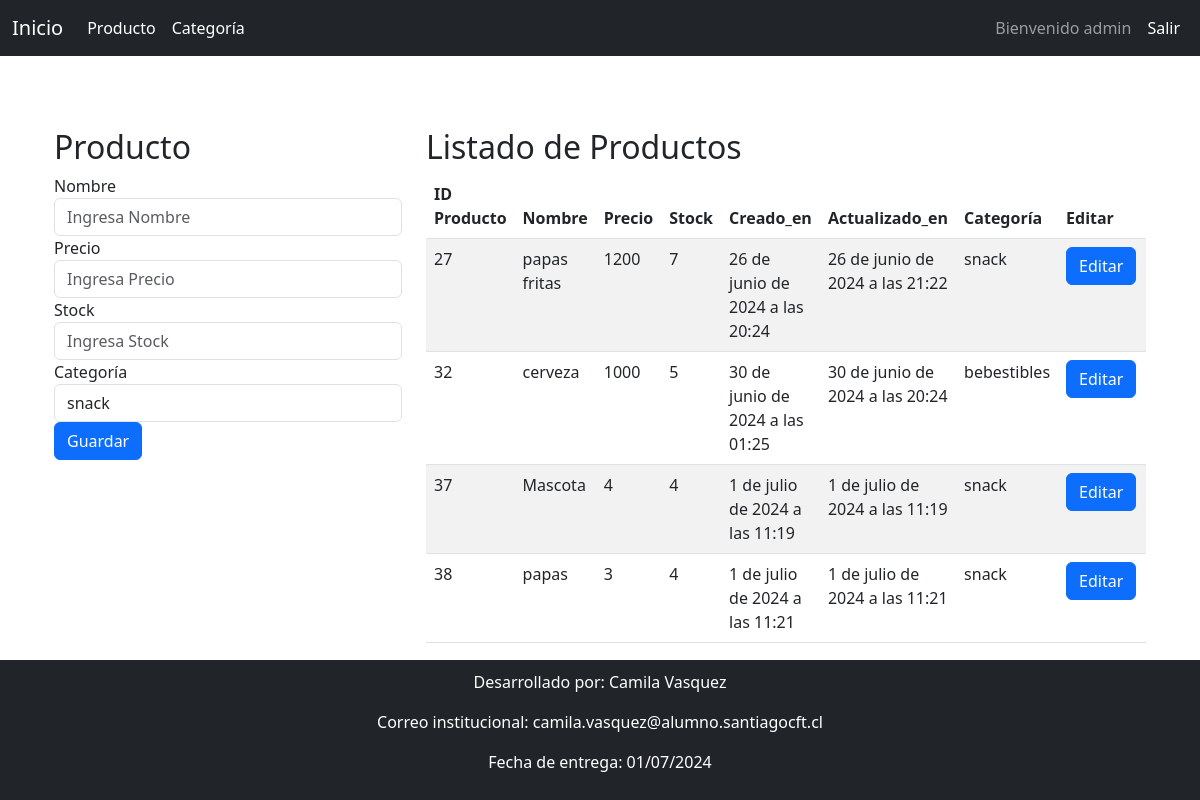
The app's page /producto/ (signed in) with its own data.
### producto/models.py (models this page shows, shortened)
class Producto(models.Model):
    id_producto = models.AutoField(primary_key=True)  # Campo ID autoincremental
    nombre = models.CharField(max_length=20) # Campo nombre para almacenar el nombre del producto con una longitud máxima de 20 caracteres
    precio = models.IntegerField(default=0) # Campo precio para almacenar el precio del producto, con valor por defecto de 0
    stock = models.IntegerField(default=0)  # Campo stock para almacenar la cantidad de productos disponibles, con valor por defecto de 0
    creado_en = models.DateTimeField(auto_now_add=True)  # Campo creado_en que almacena la fecha y hora en la que se creó el producto, se establece automáticamente al crear el registro
    actualizado_en = models.DateTimeField(auto_now=True)  # Campo actualizado_en que almacena la fecha y hora en la que se actualizó el producto por última vez, se actualiza automáticamente al guardar el registro
    categoria = models.ForeignKey(Categoria,on_delete=models.CASCADE) # on_delete=models.CASCADE asegura que si se elimina una categoría, también se eliminarán sus productos asociados

### categoria/models.py (models this page shows)
class Categoria(models.Model):
    id_categoria = models.AutoField(primary_key=True) # Campo ID autoincremental
    nombre = models.CharField(max_length=20) # Campo nombre con longitud máxima de 20 caracteres
    descripcion = models.CharField(max_length=20)  # Campo descripción con longitud máxima de 20 caracteres
    def __str__(self): # Devuelve el nombre de la categoría al convertir el objeto a cadena
        return self.nombre

### producto/views.py (the view)
# urls.py: path('',views.ProductoL, name="producto"), # Ruta para la vista que lista los productos
def ProductoL(request):
    try:
        producto = Producto.objects.all()
        Lcategoria=Categoria.objects.all()
        return render (request,'producto.html', context={'productos':producto,'Lcategoria':Lcategoria})
    except Exception as e:
            messages.error(request, e)

### producto/templates/producto.html (shortened to what this page needs)
{% extends 'base.html' %}
{% block content %}
<div class="container mt-5">
    <div class="row">
        <div class="col-md-4">
            <h2>Producto</h2>
            <form action="Guardar_producto/" method="POST">
                <div class="form-group">
                    <label for="nombre">Nombre</label>
                    <input type="text" class="form-control" id="nombre" name="nombre" placeholder="Ingresa Nombre" required>
                </div>
                <div class="form-group">
                    <label for="precio">Precio</label>
                    <input type="number" class="form-control" id="precio" name="precio" placeholder="Ingresa Precio">
                </div>
                <div class="form-group">
                    <label for="stock">Stock</label>
                    <input type="number" class="form-control" id="stock" name="stock" placeholder="Ingresa Stock" required>
                </div>
                <div class="form-group">
                    <label for="categoria">Categoría</label>
                    <select class="form-control" id="categoria" name="categoria" required>
                        {% for categoria in Lcategoria %}
                        <option value="{{ categoria.id_categoria }}">{{ categoria.nombre }}</option>
                        {% endfor %}
                    </select>
                </div>
                <button type="submit" class="btn btn-primary">Guardar</button>
            </form>
        </div>
        <div class="col-md-8">
            <h2>Listado de Productos</h2>
            <div class="table-responsive">
                <table class="table table-striped">
                    <thead>
                        <tr>
                            <th scope="col">ID Producto</th>
                            <th scope="col">Nombre</th>
                            <th scope="col">Precio</th>
                            <th scope="col">Stock</th>
                            <th scope="col">Creado_en</th>
                            <th scope="col">Actualizado_en</th>
                            <th scope="col">Categoría</th>
                            <th scope="col">Editar</th>
                        </tr>
                    </thead>
                    <tbody>
                        {% for producto in productos %}
                        <tr>
                            <td>{{ producto.id_producto }}</td>
                            <td>{{ producto.nombre }}</td>
                            <td>{{ producto.precio }}</td>
                            <td>{{ producto.stock }}</td>
                            <td>{{ producto.creado_en }}</td>
                            <td>{{ producto.actualizado_en}}</td>
                            <td>{{ producto.categoria }}</td>
                            <td class="text-center">
                                <a href="Editar_producto/{{ producto.id_producto }}" class="btn btn-primary btn-md">Editar</a>
                            </td>
                        </tr>
                        {% endfor %}
                    </tbody>
                </table>
            </div>
        </div>
    </div>
</div>
{% endblock content %}

### templates/base.html (shortened to what this page needs)
<!DOCTYPE html>
<html lang="es">
<head>
    <link href="https://cdn.jsdelivr.net/npm/bootstrap@5.3.0/dist/css/bootstrap.min.css" rel="stylesheet">
</head>
<body>
<nav class="navbar navbar-expand-lg navbar-dark bg-dark">
    <div class="container-fluid">
        <a class="navbar-brand" href="{% url 'home' %}">Inicio</a>
        <div class="collapse navbar-collapse" id="navbarNav">
            {% if user.is_authenticated %}
            <ul class="navbar-nav me-auto">
                <li class="nav-item">
                    <a class="nav-link active" href="{% url 'producto' %}">Producto</a>
                </li>
                <li class="nav-item">
                    <a class="nav-link active" href="{% url 'categoria' %}">Categoría</a>
                </li>
            </ul>
            <ul class="navbar-nav ms-auto">
                <li class="nav-item d-flex align-items-center">
                    <span class="navbar-text me-2">
                        Bienvenido {{ user }}
                    </span>
                </li>
                <li class="nav-item">
                    <a class="nav-link active" href="{% url 'logout' %}">Salir</a>
                </li>
            </ul>
            {% endif %}
        </div>
    </div>
</nav>
<div class="container mt-4">
    {% block content %}
    {% endblock %}
</div>
<footer class="bg-dark text-white text-center mt-auto">
    <p>Desarrollado por: Camila Vasquez</p>
    <p>Correo institucional: camila.vasquez@alumno.santiagocft.cl</p>
    <p>Fecha de entrega: 01/07/2024</p>
</footer>
</body>
</html>

### templates/base.html (style rules this page uses)
body { display: flex; flex-direction: column; min-height: 100vh; }
footer { position: relative; bottom: 0; width: 100%; padding: 10px 0; }

### records on screen
Producto: id_producto "27", nombre "papas fritas", precio "1200", stock "7", creado_en "26 de junio de 2024 a las 20:24", actualizado_en "26 de junio de 2024 a las 21:22", categoria "snack"
Producto: id_producto "32", nombre "cerveza", precio "1000", stock "5", creado_en "30 de junio de 2024 a las 01:25", actualizado_en "30 de junio de 2024 a las 20:24", categoria "bebestibles"
Producto: id_producto "37", nombre "Mascota", precio "4", stock "4", creado_en "1 de julio de 2024 a las 11:19", actualizado_en "1 de julio de 2024 a las 11:19", categoria "snack"
Producto: id_producto "38", nombre "papas", precio "3", stock "4", creado_en "1 de julio de 2024 a las 11:21", actualizado_en "1 de julio de 2024 a las 11:21", categoria "snack"

### other values on screen
{{ user }} "admin"
form field categoria "snack"
